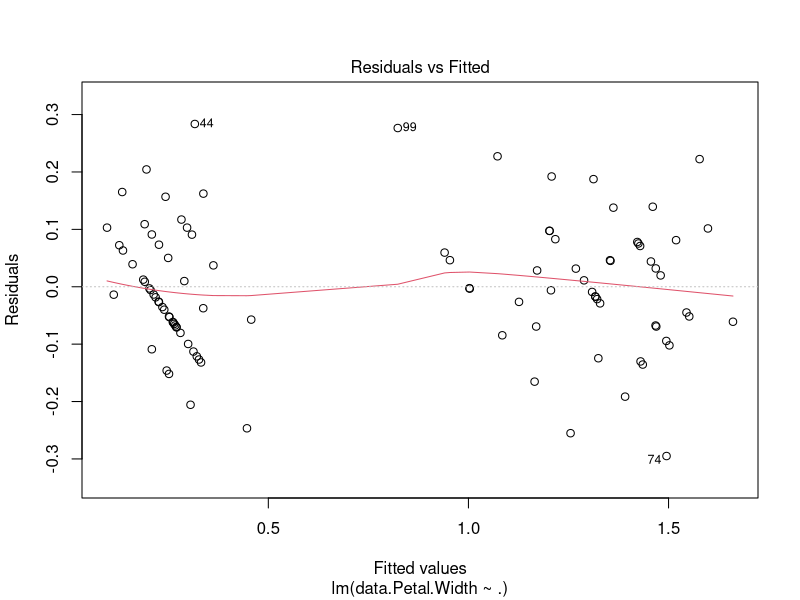
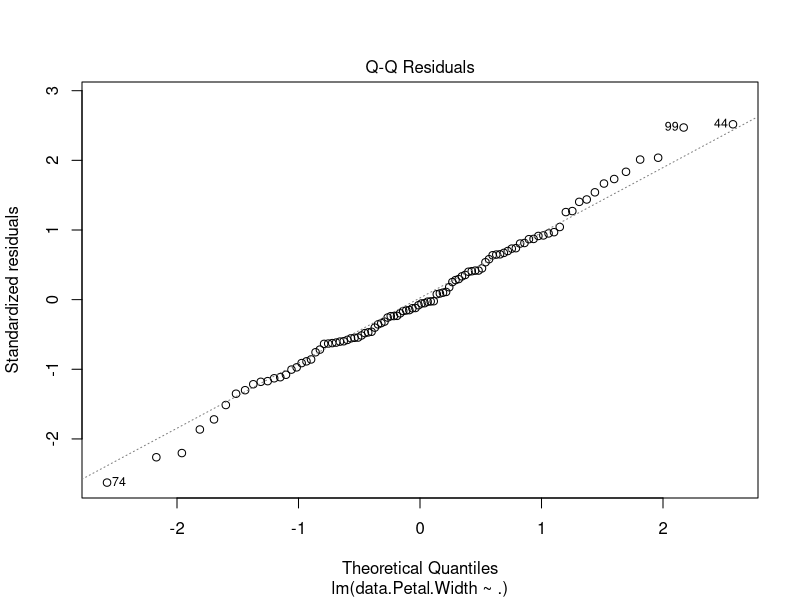
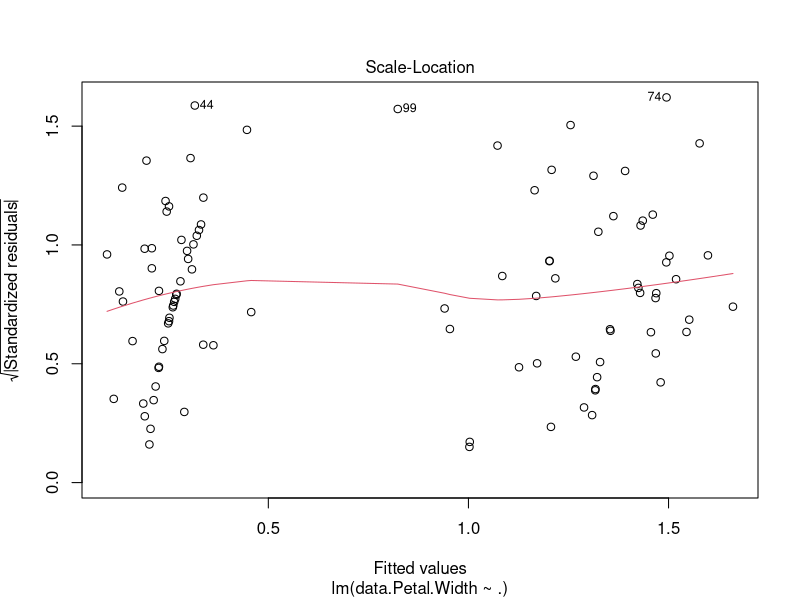
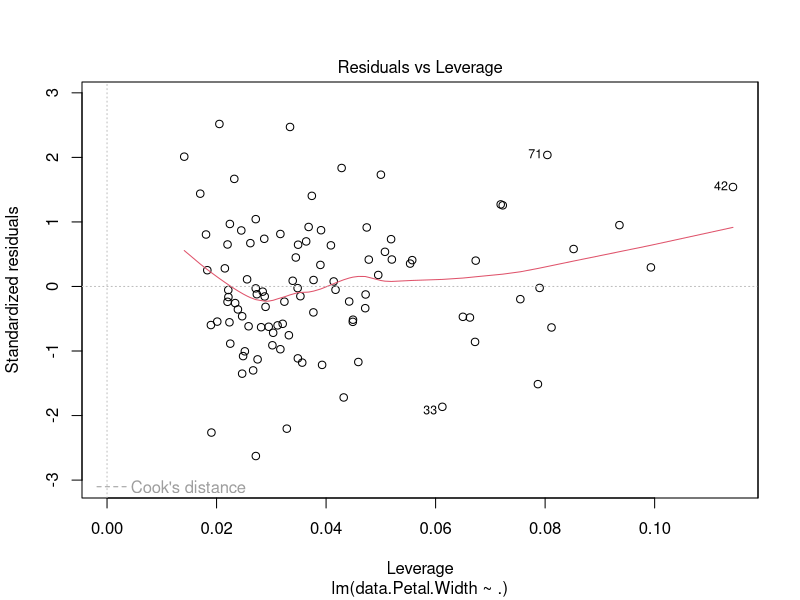
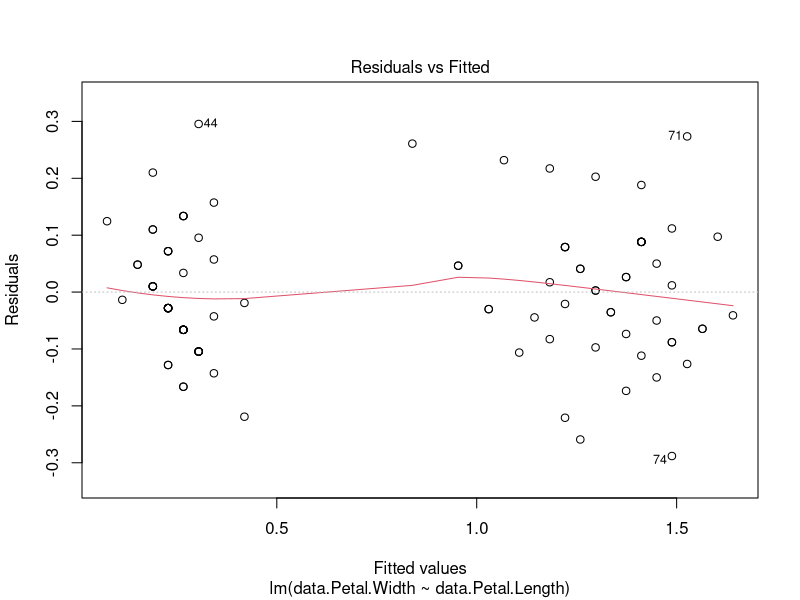
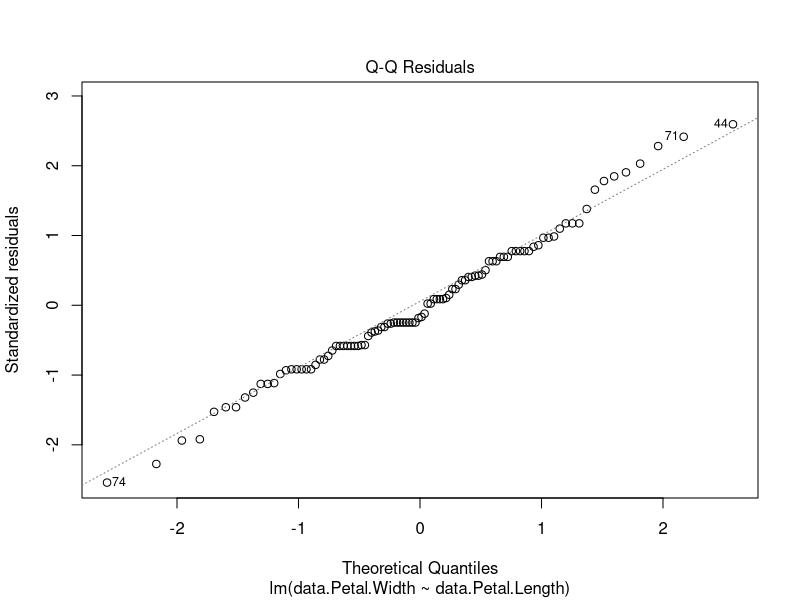
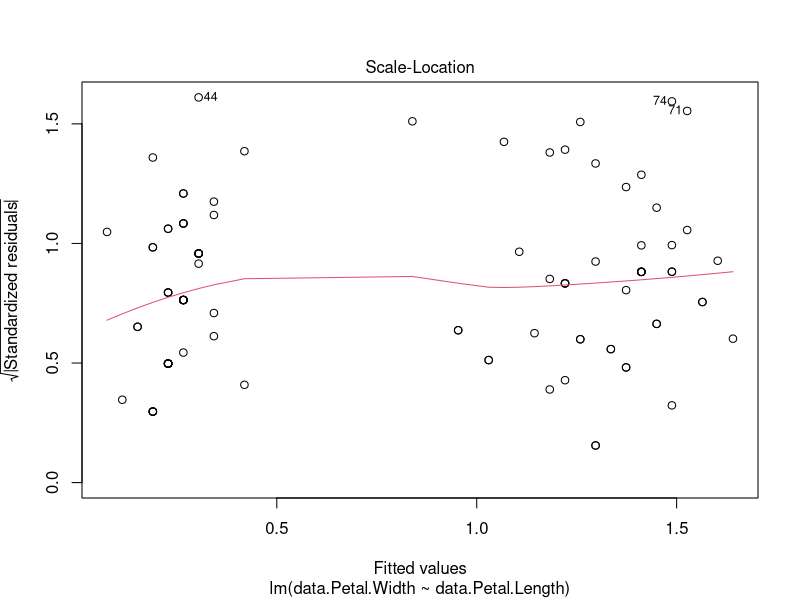
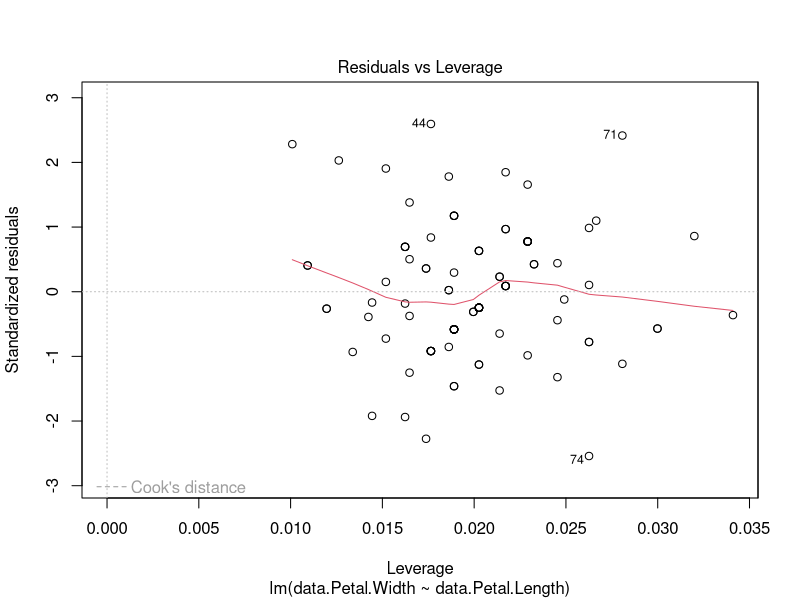

The R script that drew these images, in order:
# Useing liner regression model

# dataset
data = iris
colnames(data)

# variable selection on Intuition
data_sel = data.frame(data$Sepal.Length,data$Sepal.Width,data$Petal.Length,data$Petal.Width)

# Training and Testing data
data_train = data_sel[1:100,]
data_test = data_sel[101:150,]

# Building model
# data.Petal.Width is the target value
#  repreents all other columns
linear_model1 = lm(data.Petal.Width~.,data = data_train)
linear_model2 = lm(data.Petal.Width~data.Petal.Length,data = data_train)
linear_model3 = lm(data.Petal.Width~data.Sepal.Length,data = data_train)
linear_model4 = lm(data.Petal.Width~data.Sepal.Width,data = data_train)

# summary of the model
summary(linear_model1)
summary(linear_model2)
summary(linear_model3)
summary(linear_model4)

# Test the model
predicted= predict(linear_model1,data_test)

plot(linear_model1)
plot(linear_model2)



















































